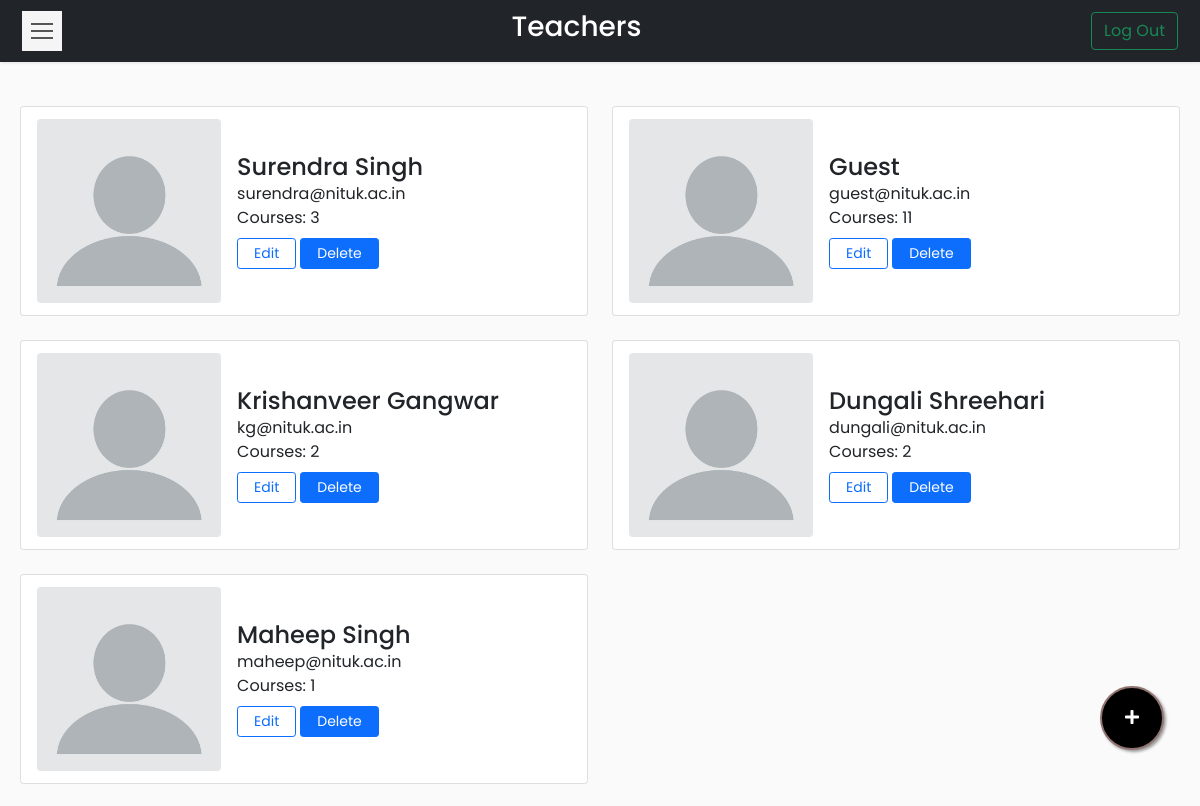
The page /Codes/dashboard_admin.php (signed in) on the database as committed earlier.
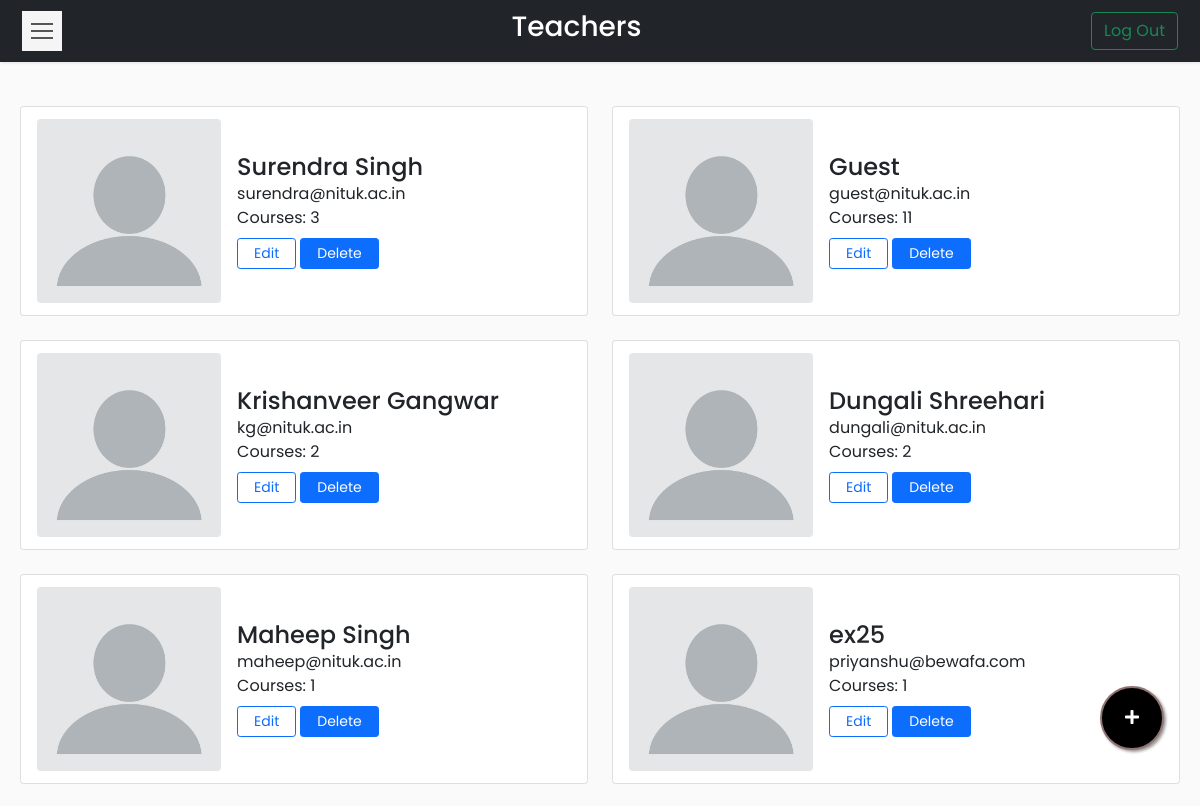
The same page on the database as committed later.
### tables this page shows
CREATE TABLE `users` (
  `id` int(11) NOT NULL,
  `username` varchar(50) NOT NULL,
  `email` varchar(50) NOT NULL,
  `password` varchar(20) NOT NULL
);

### Codes/dashboard_admin.php (the view, shortened to what this page needs)
<?php
if (isset($_SESSION['id'])) {
    require_once __DIR__ . '/connection/connect.php';
?>
    <!DOCTYPE html>
    <html>
    <head>
        <link rel="stylesheet" href="css/bootstrap.min.css" />
        <link rel="stylesheet" href="https://cdnjs.cloudflare.com/ajax/libs/font-awesome/4.7.0/css/font-awesome.min.css">
        <link rel="stylesheet" href="css/custom.css" />
    </head>
    <body>
        <nav class="navbar navbar-light bg-dark">
            <div class="container-fluid">
                <button type="button" id="sidebarCollapse" class="navbar-btn">
                    <span></span>
                    <span></span>
                    <span></span>
                </button>
                <span class="text-white h3">Teachers</span>
                <form class="d-flex">
                    <a href="logout.php">
                        <button class="btn btn-outline-success" type="button">Log Out</button>
                    </a>
                </form>
            </div>
        </nav>
        <div class="wrapper">
            <div id="content">
                <div class="row row-cols-1 row-cols-lg-2 row-cols-xxl-3 g-4">
                    <?php
                    $sql = "SELECT id, username, email FROM users";
                    $result = $conn->query($sql);
                    while ($row = $result->fetch_assoc()) {
                        if ($row['username'] == "Admin") {
                            continue;
                        }
                        $sql1 = "SELECT course_code FROM courses WHERE id=" . $row['id'];
                        $result1 = $conn->query($sql1);
                        $course_count = $result1->num_rows;
                    ?>
                        <div class="col">
                            <span>
                                <div class="container mt-4 d-flex justify-content-center card h-100 ps-3">
                                    <div class="d-flex align-items-center">
                                        <img src="images/generic_image.png" class="rounded" width="35%" alt="Teacher Image" onclick="javascript:location.href='teacher_courses_admin.php?id=<?php echo $row['id']; ?>'" style="cursor:pointer">
                                        <div class="ms-3 w-auto">
                                            <h4 class="mb-0 mt-0 text-break" onclick="javascript:location.href='teacher_courses_admin.php?id=<?php echo $row['id']; ?>'" style="cursor:pointer"><?php echo $row['username'] ?></h4> <span onclick="javascript:location.href='teacher_courses_admin.php?id=<?php echo $row['id']; ?>'" style="cursor:pointer"><?php echo $row['email'] ?></span><br>
                                            <span onclick="javascript:location.href='teacher_courses_admin.php?id=<?php echo $row['id']; ?>'" style="cursor:pointer">Courses: <?php echo $course_count ?></span>
                            </span>
                            <div class="button mt-2 d-flex flex-row align-items-center">
                                <a class="btn btn-sm btn-outline-primary w-auto px-3" data-bs-toggle="modal" data-bs-target="#edit_user" data-bs-whatever="<?php echo $row['id'] ?>">Edit</a>
                                <a class="btn btn-sm btn-primary ms-1 w-auto px-3" data-bs-toggle="modal" data-bs-target="#delete" data-bs-whatever="<?php echo $row['id'] ?>">Delete</a>
                            </div>
                        </div>
                </div>
            </div>
        </div>
    <?php } ?>
    <button type="button" id="addIcon" data-bs-toggle="modal" data-bs-target="#new_user">
        <i class="fa fa-plus"></i>
    </button>
<?php
} else {
    header('Location: index.php?error=INVALID USER');
    exit();
}
?>
    </body>
    </html>

### Codes/css/custom.css (style rules this page uses)
body { font-family: "Poppins", sans-serif; background: #fafafa; max-height: 100vh !important; overflow-y: scroll; }
a, a:hover, a:focus { color: inherit; text-decoration: none; transition: all 0.3s; }
.navbar { padding: 10px 10px; background: #fff; border: none; border-radius: 5; margin-bottom: 0px; box-shadow: 1px 1px 3px rgba(0, 0, 0, 0.1); }
.navbar-btn { box-shadow: none; outline: none !important; border: none; }
.wrapper { display: flex; width: 100%; align-items: stretch; perspective: 1500px; height: 100%; overflow-y: hidden; }
#content { width: 100%; min-height: 93vh; padding: 20px; transition: all 0.3s; }
#sidebarCollapse { width: 40px; height: 40px; background: #f5f5f5; cursor: pointer; }
#sidebarCollapse span { width: 80%; height: 2px; margin: 0 auto; display: block; background: #555; transition: all 0.8s cubic-bezier(0.81, -0.33, 0.345, 1.375); transition-delay: 0.2s; }
#sidebarCollapse span:first-of-type { transform: rotate(45deg) translate(2px, 2px); }
#sidebarCollapse span:nth-of-type(2) { opacity: 0; }
#sidebarCollapse span:last-of-type { transform: rotate(-45deg) translate(1px, -1px); }
@media (max-width: 10000px) { #sidebarCollapse span:first-of-type, #sidebarCollapse span:nth-of-type(2), #sidebarCollapse span:last-of-type { transform: none; opacity: 1; margin: 5px auto; } }
.card { transition: all 0.5s ease; justify-content: space-between; }
#addIcon { position: fixed !important; width:8vh; height:8vh; right: 3vw; bottom: 7vh; z-index: 10; background-color:black; border: 2px solid #917472; color:#FFF; border-radius:50%; box-shadow: 2px 2px 3px #999; }

Rows that differ between the two databases and show on the page:
added users: username "ex25", email "priyanshu@bewafa.com", course_count "1"
